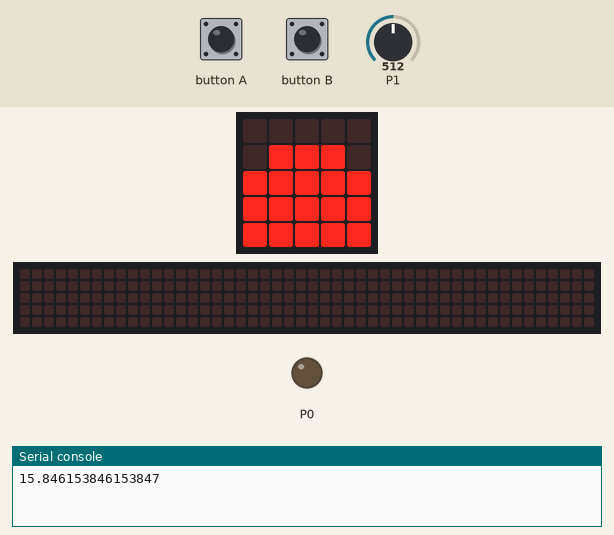
Bench run of a program on a simulated BBC micro:bit (MakeCode). On the bench: the board's 5×5 LED display, a strip that is not on the board, showing the scrolling text unrolled, output pins drawn as LEDs (lit = HIGH), the last lines printed to the serial console. The inputs (shaded band) are chosen by the test bench; at power-on: P1 = 512 (analog values on the 0–1023 scale). The 48×5 strip is a reading aid, not a part: it shows the text the display is scrolling, unrolled, one strip-width of it at a time.

Above: at 3.6 s.
3.7 s: P1 set to 208
At 8.2 s:
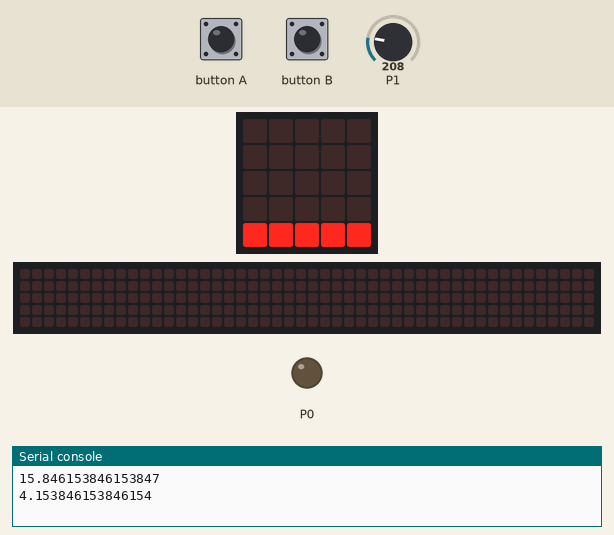
8.9 s: P1 set to 185
At 12.7 s:
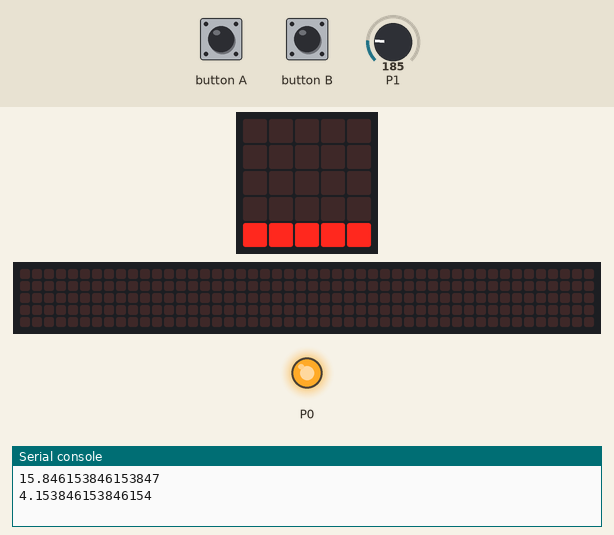
16.9 s: button B pressed for 0.15 s
At 17.12 s:
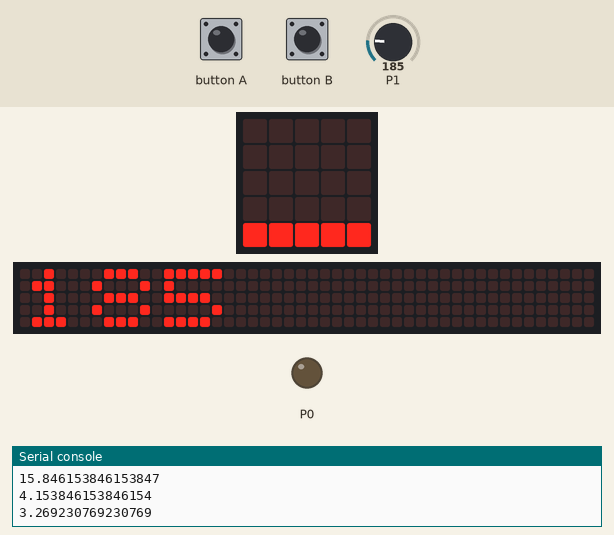
17.6 s: button B pressed for 0.15 s
18.3 s: P1 set to 0
At 21.7 s:
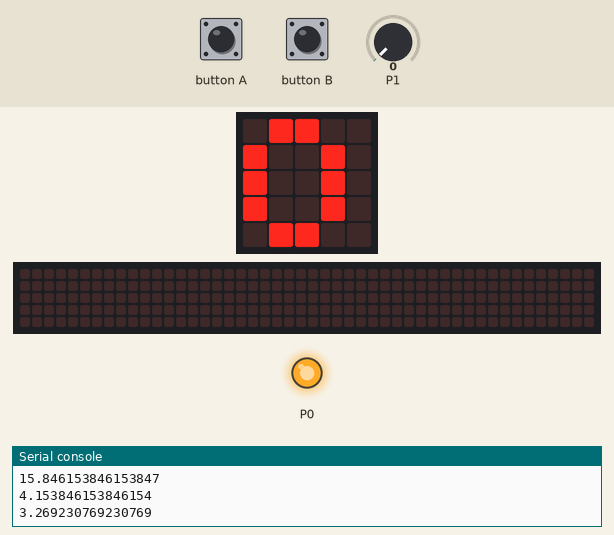
28.5 s: P1 set to 122
At 39.6 s:
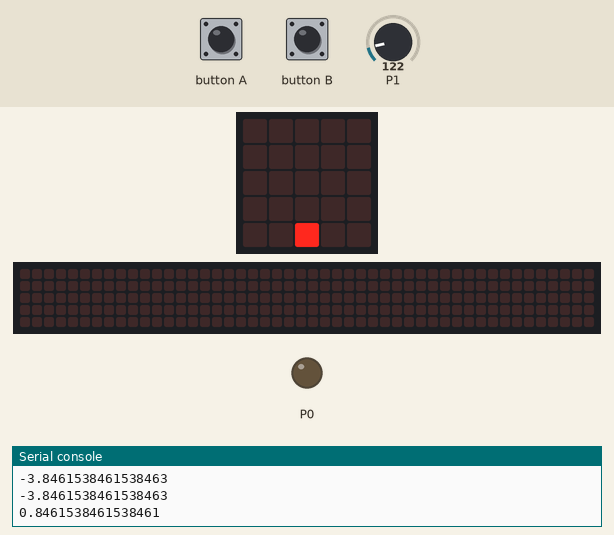
Timing chart, 0 to 39.7 s (numbered marks = the images above; inputs shaded):
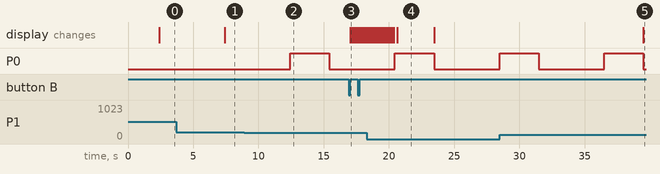

The program:

main.ts
```typescript
input.onButtonPressed(Button.A, function () {
    pins.digitalWritePin(DigitalPin.P0, 1)
    basic.pause(3000)
    pins.digitalWritePin(DigitalPin.P0, 0)
})
input.onButtonPressed(Button.B, function () {
    Humidité = pins.analogReadPin(AnalogPin.P1)
    basic.showString("" + (Humidité))
})
let Graphumi = 0
let Humidité = 0
basic.showLeds(`
    . . . . .
    . # . # .
    . . . . .
    # . . . #
    . # # # .
    `)
basic.pause(2000)
basic.clearScreen()
basic.forever(function () {
    Humidité = pins.analogReadPin(AnalogPin.P1)
    if (Humidité < 200) {
        pins.digitalWritePin(DigitalPin.P0, 1)
        basic.pause(3000)
        pins.digitalWritePin(DigitalPin.P0, 0)
    }
    Graphumi = Math.map(Humidité, 100, 750, 0, 25)
    led.plotBarGraph(
    Graphumi,
    25
    )
    basic.pause(5000)
})
```

test.ts
```typescript
// les tests vont ici ; cela ne sera pas compilé si ce paquet est utilisé en tant qu'extension.
```

Measured:
- the behaviour switches between 200 and 199 on P1 (found by bisection; images 1 and 2)
- after the input at 3.7 s, the display: changes after 3.7 s (image 1)
- after the input at 8.9 s, P0: LOW → HIGH after 3.5 s, → LOW 3.0 s later
- after the input at 16.9 s, the display: changes after 0.15 s (image 3)
- after the input at 18.3 s, the display: first differs from a run without the input after 2.4 s (image 4)
- after the input at 28.5 s, the display: changes after 11.0 s (image 5)
- what the display in image 4 shows lasts 2.8 s, from 20.7 s to 23.5 s
